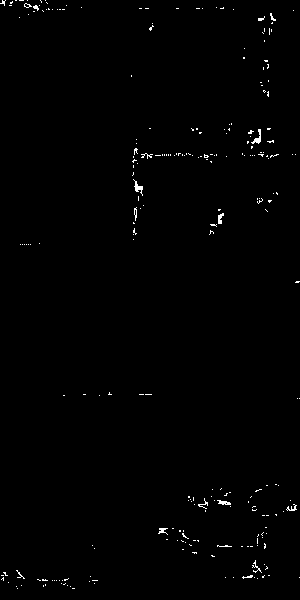
#> input picture project/module/tree.tiff, 300 x 600 px, found by its file name; its folder holds 4 pictures in this run
$ jupyter execute --allow-errors Opencv.ipynb
#> lines starting #> are read from the running program, lines starting #| are printed output that depends on the picture; after the words box and inside, x2 and y2 are one past the last pixel; in counts of white or black regions, pixels touching at a corner belong together; long printed decimals are rounded
[cell 1]
#importing the module cv2 and numpy
import cv2
import numpy as np
import skimage
import matplotlib.pyplot as plt

[cell 2]
#reading the image which is to be converted to HSV color space
loc='/home/karan/Remote-vegetation-sensing/project/data/sample.tiff'
imagergb = cv2.imread(loc)
#> (the rest of this cell did not finish here and is left out)

#> (a cell that did not finish here is left out)

[cell 4]
def imagemask(lower,upper,name):
    lower=np.array(lower)
    upper=np.array(upper)
    imagemask=cv2.inRange(imagehsv, lower, upper)
    cv2.imwrite(f"/home/karan/Remote-vegetation-sensing/project/module/{name}.tiff", imagemask)

#> (a cell that did not finish here is left out)

[cell 6]
original='/home/karan/Remote-vegetation-sensing/project/module/sample.tiff'
hsv="/home/karan/Remote-vegetation-sensing/project/module/sample_hsv.tiff"
tree="/home/karan/Remote-vegetation-sensing/project/module/tree.tiff"
barenland="/home/karan/Remote-vegetation-sensing/project//module/barenland.tiff"
cultivated_land="/home/karan/Remote-vegetation-sensing/project/module/cultivated_land.tiff"
crop="/home/karan/Remote-vegetation-sensing/project/module/crop.tiff"

#> (a cell that did not finish here is left out)

#> (a cell that did not finish here is left out)

[cell 9]
hsv=cv2.imread(hsv)
#> (the rest of this cell did not finish here and is left out)

[cell 10]

# reading the image data from desired directory
img = cv2.imread(tree)
#> img is the input picture: shape (600, 300, 3); 0.69% white in thin lines or dots

# counting the number of pixels
number_of_white_pix = np.sum(img == 255)
#> number_of_white_pix = 3732
number_of_black_pix = np.sum(img == 0)
#> number_of_black_pix = 536268
total=number_of_white_pix + number_of_black_pix
#> total = 540000
percent=(number_of_white_pix/total)*100
#> percent = 0.691
print('Number of white pixels:', number_of_white_pix)
#| Number of white pixels: 3732
print('Number of black pixels:', number_of_black_pix)
#| Number of black pixels: 536268
print('Number of total pixels:', total)
#| Number of total pixels: 540000
print('Pecentage covered:', percent)
#| Pecentage covered: 0.6911

[cell 11]
# reading the image data from desired directory
img = cv2.imread(barenland)
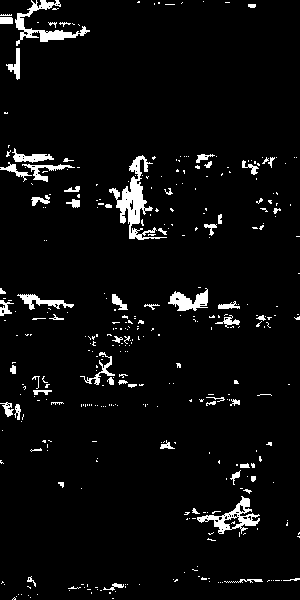
#> input picture project/module/barenland.tiff, 300 x 600 px, found by its file name
#> img is the input picture: shape (600, 300, 3); 4.7% white; 367 white regions (305 under 20 px), largest, box (x1, y1, x2, y2) and area: (109, 155, 167, 240) 1329, (15, 0, 90, 46) 847, (197, 496, 260, 534) 716

# counting the number of pixels
number_of_white_pix = np.sum(img == 255)
#> number_of_white_pix = 25389
number_of_black_pix = np.sum(img == 0)
#> number_of_black_pix = 514611
total=number_of_white_pix + number_of_black_pix
percent=(number_of_white_pix/total)*100
#> percent = 4.7
print('Number of white pixels:', number_of_white_pix)
#| Number of white pixels: 25389
print('Number of black pixels:', number_of_black_pix)
#| Number of black pixels: 514611
print('Number of total pixels:', total)
#| Number of total pixels: 540000
print('Pecentage covered:', percent)
#| Pecentage covered: 4.702

[cell 12]
image = cv2.imread(loc, cv2.IMREAD_GRAYSCALE)
thresh = cv2.threshold(image,0,255,cv2.THRESH_OTSU + cv2.THRESH_BINARY)[1]
pixels = cv2.countNonZero(thresh)
#> pixels = 0
# pixels = len(np.column_stack(np.where(thresh > 0)))

#> (the rest of this cell did not finish here and is left out)

[cell 13]
image = cv2.imread(tree, cv2.IMREAD_GRAYSCALE)
#> image: shape (600, 300); 0.69% white in thin lines or dots
thresh = cv2.threshold(image,0,255,cv2.THRESH_OTSU + cv2.THRESH_BINARY)[1]
pixels = cv2.countNonZero(thresh)
#> pixels = 1244
# pixels = len(np.column_stack(np.where(thresh > 0)))

image_area = image.shape[0] * image.shape[1]
#> image_area = 180000
area_ratio = (pixels / image_area) * 100
#> area_ratio = 0.691

print('pixels', pixels)
#| pixels 1244
print('area ratio', area_ratio)
#| area ratio 0.6911

[cell 14]
image = cv2.imread(barenland, cv2.IMREAD_GRAYSCALE)
thresh = cv2.threshold(image,0,255,cv2.THRESH_OTSU + cv2.THRESH_BINARY)[1]
pixels = cv2.countNonZero(thresh)
#> pixels = 8463
# pixels = len(np.column_stack(np.where(thresh > 0)))

image_area = image.shape[0] * image.shape[1]
area_ratio = (pixels / image_area) * 100
#> area_ratio = 4.7

print('pixels', pixels)
#| pixels 8463
print('area ratio', area_ratio)
#| area ratio 4.702

[cell 15]
image = cv2.imread(cultivated_land, cv2.IMREAD_GRAYSCALE)
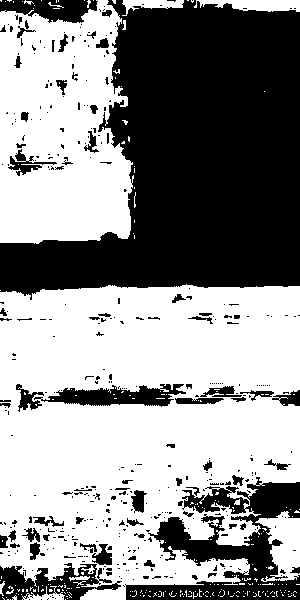
#> input picture project/module/cultivated_land.tiff, 300 x 600 px, found by its file name
#> image: shape (600, 300); 57.3% white; 406 black regions (332 under 20 px), largest, box (x1, y1, x2, y2) and area: (0, 0, 300, 300) 56018, (125, 477, 300, 600) 9054, (0, 563, 122, 600) 2216
thresh = cv2.threshold(image,0,255,cv2.THRESH_OTSU + cv2.THRESH_BINARY)[1]
pixels = cv2.countNonZero(thresh)
#> pixels = 103133
# pixels = len(np.column_stack(np.where(thresh > 0)))

image_area = image.shape[0] * image.shape[1]
area_ratio = (pixels / image_area) * 100
#> area_ratio = 57.3

print('pixels', pixels)
#| pixels 103133
print('area ratio', area_ratio)
#| area ratio 57.296

[cell 16]
image = cv2.imread(crop, cv2.IMREAD_GRAYSCALE)
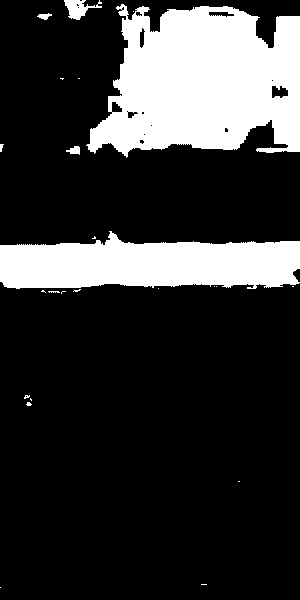
#> input picture project/module/crop.tiff, 300 x 600 px, found by its file name
#> image: shape (600, 300); 20.9% white; 24 white regions (18 under 20 px), largest, box (x1, y1, x2, y2) and area: (86, 4, 300, 158) 23954, (0, 231, 300, 289) 12986, (64, 0, 102, 20) 370, (66, 146, 80, 155) 80, (37, 13, 52, 20) 59, (0, 144, 4, 152) 21
thresh = cv2.threshold(image,0,255,cv2.THRESH_OTSU + cv2.THRESH_BINARY)[1]
pixels = cv2.countNonZero(thresh)
#> pixels = 37578
# pixels = len(np.column_stack(np.where(thresh > 0)))

image_area = image.shape[0] * image.shape[1]
area_ratio = (pixels / image_area) * 100
#> area_ratio = 20.88

print('pixels', pixels)
#| pixels 37578
print('area ratio', area_ratio)
#| area ratio 20.877

[cell 17]
tree=cv2.imread(tree)
plt.imshow(tree)
plt.show()

[cell 18]
barenland=cv2.imread(barenland)
plt.imshow(barenland)
plt.show()

[cell 19]
cultivated_land=cv2.imread(cultivated_land)
#> cultivated_land is the input picture: shape (600, 300, 3); 57.3% white; 406 black regions (332 under 20 px), largest, box (x1, y1, x2, y2) and area: (0, 0, 300, 300) 56018, (125, 477, 300, 600) 9054, (0, 563, 122, 600) 2216
plt.imshow(cultivated_land)
plt.show()

[cell 20]
crop=cv2.imread(crop)
#> crop is the input picture: shape (600, 300, 3); 20.9% white; 24 white regions (18 under 20 px), largest, box (x1, y1, x2, y2) and area: (86, 4, 300, 158) 23954, (0, 231, 300, 289) 12986, (64, 0, 102, 20) 370, (66, 146, 80, 155) 80, (37, 13, 52, 20) 59, (0, 144, 4, 152) 21
